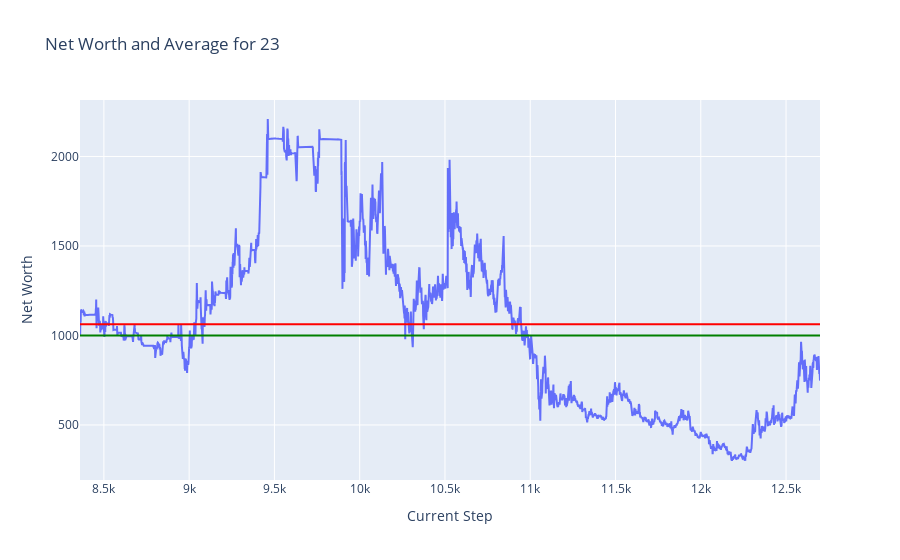
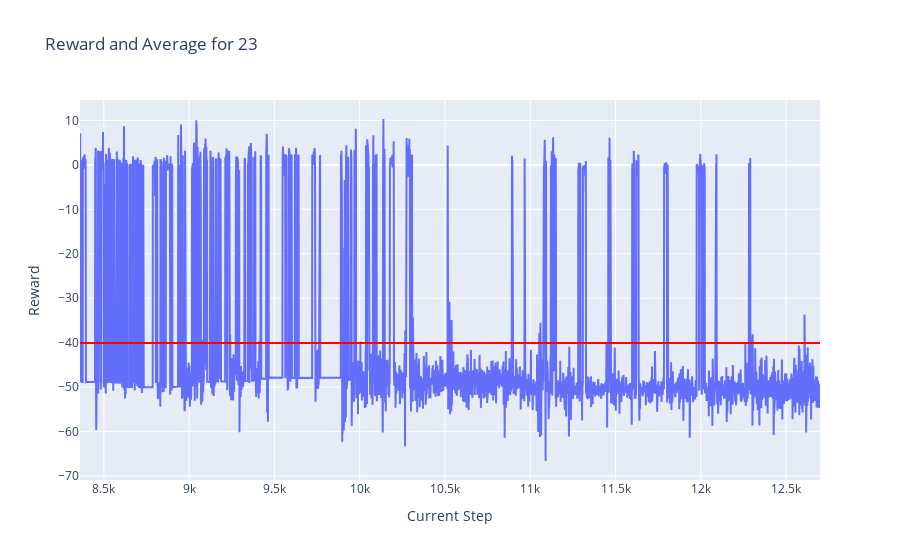
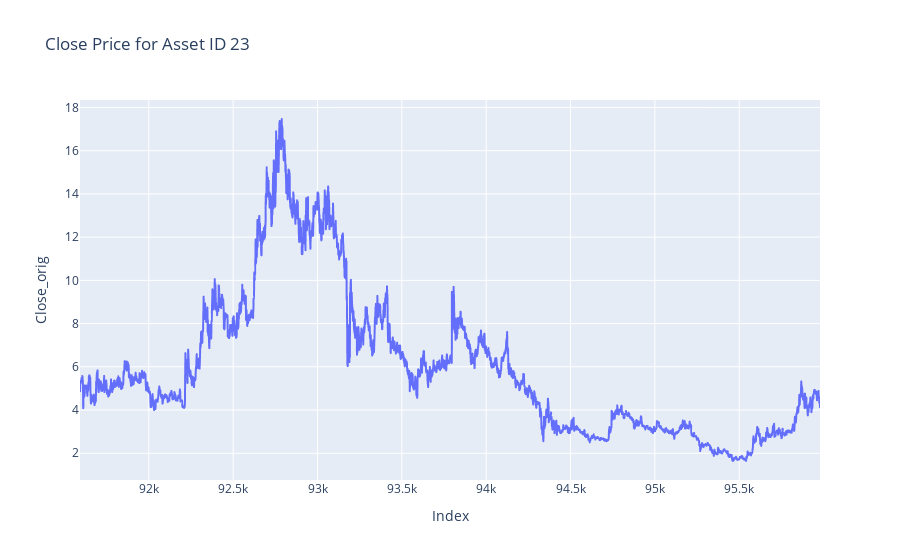

Source (notebook cell) for these figures, in order:
### Markdown cell above
## Plots

### Code cell
token = 23
plot_token_data(df = test_hist_df, token = token)
plot_reward_data(df = test_hist_df, token = token)
plot_close_by_asset(df= test_df, asset_id= token)

### Figure 1 — Plotly figure (JSON) as saved in the notebook; plotly's stock layout.template omitted (floating-point values rounded to 4 significant figures; data arrays with more than 128 entries replaced by an {"elided": "..."} marker saying what was removed)
{"data": [{"mode": "lines", "name": "Net Worth", "type": "scatter", "x": {"elided": "4340 int values"}, "y": {"elided": "4340 float values"}}], "layout": {"shapes": [{"line": {"color": "green"}, "name": "Net Worth = 1000", "type": "line", "x0": 0, "x1": 1, "xref": "x domain", "y0": 1000, "y1": 1000, "yref": "y"}, {"line": {"color": "red"}, "name": "Average Net Worth = 1062.28", "type": "line", "x0": 0, "x1": 1, "xref": "x domain", "y0": 1062.0, "y1": 1062.0, "yref": "y"}], "title": {"text": "Net Worth and Average for 23"}, "xaxis": {"title": {"text": "Current Step"}}, "yaxis": {"title": {"text": "Net Worth"}}}}

### Figure 2 — Plotly figure (JSON) as saved in the notebook; plotly's stock layout.template omitted (floating-point values rounded to 4 significant figures; data arrays with more than 128 entries replaced by an {"elided": "..."} marker saying what was removed)
{"data": [{"mode": "lines", "name": "Reward", "type": "scatter", "x": {"elided": "4340 int values"}, "y": {"elided": "4340 float values"}}], "layout": {"shapes": [{"line": {"color": "red"}, "name": "Average Reward = -40.10", "type": "line", "x0": 0, "x1": 1, "xref": "x domain", "y0": -40.1, "y1": -40.1, "yref": "y"}], "title": {"text": "Reward and Average for 23"}, "xaxis": {"title": {"text": "Current Step"}}, "yaxis": {"title": {"text": "Reward"}}}}

### Figure 3 — Plotly figure (JSON) as saved in the notebook; plotly's stock layout.template omitted (floating-point values rounded to 4 significant figures; data arrays with more than 128 entries replaced by an {"elided": "..."} marker saying what was removed)
{"data": [{"hovertemplate": "Index=%{x}<br>Close_orig=%{y}<extra></extra>", "legendgroup": "", "line": {"color": "#636efa", "dash": "solid"}, "marker": {"symbol": "circle"}, "mode": "lines", "name": "", "showlegend": false, "type": "scattergl", "x": {"elided": "4388 int values"}, "xaxis": "x", "y": {"elided": "4388 float values"}, "yaxis": "y"}], "layout": {"legend": {"tracegroupgap": 0}, "title": {"text": "Close Price for Asset ID 23"}, "xaxis": {"anchor": "y", "domain": [0, 1], "title": {"text": "Index"}}, "yaxis": {"anchor": "x", "domain": [0, 1], "title": {"text": "Close_orig"}}}}
